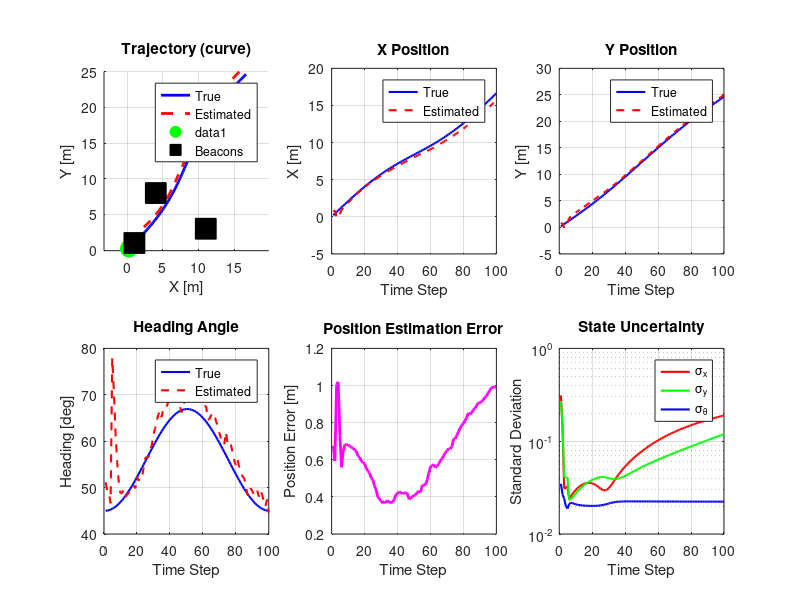
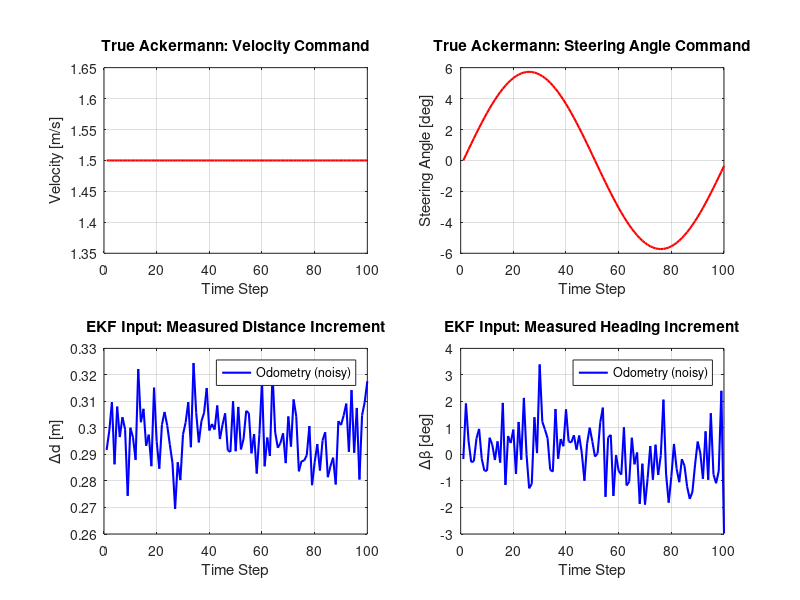

Source code (MATLAB) for these figures, in order:
%% Extended Kalman Filter with Ackermann Model
% Control input: [Δd, Δβ] where Δd is distance traveled and Δβ is heading change
% This is typical for odometry-based systems

clear;
close all;
clc;

%% Vehicle and Simulation Parameters
L = 2.5;                    % Wheelbase length [m]
time_step = 0.2;            % Discrete time step [s]
simulation_time = 20;       % Total simulation time [s]
num_steps = simulation_time / time_step;

%% Define Trajectory
% You can change these to create different trajectories
trajectory_type = 'curve';  % Options: 'linear', 'circular', 'curve'

switch trajectory_type
    case 'linear'
        % Linear trajectory
        velocity_profile = 2.0 * ones(1, num_steps); % Constant 2 m/s
        steering_profile = 0.0 * ones(1, num_steps); % Zero steering
    case 'circular'
        % Circular/Arc trajectory
        velocity_profile = 1.0 * ones(1, num_steps); % Constant 1 m/s
        radius = 5; % 5m radius
        steering_profile = atan(L/radius) * ones(1, num_steps); % Constant steering
    case 'curve'
        % Curved path with varying steering
        velocity_profile = 1.5 * ones(1, num_steps); % Constant 1.5 m/s
        steering_profile = 0.1 * sin(2*pi*(0:num_steps-1)/num_steps); % Sinusoidal steering
end


%% Process Noise (Motion Model Uncertainty)

% For EKF (in odometry space: Δd, Δβ)
process_noise_d = 0.01;      % Distance increment noise [m]
process_noise_beta = 0.02;   % Heading increment noise [rad]
Q = [process_noise_d^2, 0;
     0, process_noise_beta^2];

% Pre-compute standard deviations for efficiency
Q_std = sqrt(diag(Q));

%% Measurement Noise (Sensor Uncertainty)

measurement_noise_std = 0.05;  % Bearing measurement noise [rad]
R = measurement_noise_std^2 * eye(3);  % 3 beacons

% Pre-compute standard deviations for efficiency
R_std = sqrt(diag(R));

%% Beacon Positions
beacons = [
    4  8;   % Beacon 1
    1  1;   % Beacon 2
   11  3    % Beacon 3
];
num_beacons = size(beacons, 1);

%% Initial Conditions

% Initial state: start at origin, heading 45 degrees
true_state = [0; 0; pi/4];  % [x, y, theta]

% Initial state prediction (with error for EKF)
estimated_state = true_state + [0.5; 0.5; 0.1];  % Just deviate a little

% Initial state covariance: with uncertainty for the state vector
P = diag([0.5^2, 0.5^2, 0.1^2]);

%% Variables to show results
true_trajectory = zeros(3, num_steps);
estimated_trajectory = zeros(3, num_steps);
variance_history = zeros(3, num_steps);
control_history = zeros(2, num_steps);

%% Main Simulation Loop

for step = 1:num_steps
    % 1. Simulate ground truth robot motion: Ackermann model with velocity
    % and steering angle as control input, [v, φ]

    % Store previous state to compute actual displacement
    prev_state = true_state;

    % Ackermann model control inputs: velocity (v) and steering angle (φ)
    v = velocity_profile(step);
    phi = steering_profile(step);

    % Ackermann dynamics: compute angular velocity (no noise - perfect execution)
    omega = (v / L) * tan(phi);  % vL/tan(φ)

    % Use trapezoidal method to integrate with more accuracy
    theta_k = true_state(3);
    theta_k1 = theta_k + time_step * omega;

    % Update true state with trapezoidal integration
    true_state = [
        true_state(1) + (time_step / 2) * v * (cos(theta_k) + cos(theta_k1));
        true_state(2) + (time_step / 2) * v * (sin(theta_k) + sin(theta_k1));
        theta_k1
    ];

    %% Compute Odometry Measurements [Δd, Δβ] from true motion - Vectorized
    % This is what the EKF actually observes (with noise)
    state_delta = true_state - prev_state;
    actual_control = [norm(state_delta(1:2)); state_delta(3)];

    % Add odometry measurement noise (vectorized)
    noisy_control = actual_control + Q_std .* randn(2, 1);
    control_history(:, step) = noisy_control;

    true_trajectory(:, step) = true_state;

    %% Generate Measurements (Bearing to each beacon) - Vectorized
    % Compute all bearings at once
    dx_beacons = beacons(:,1) - true_state(1);
    dy_beacons = beacons(:,2) - true_state(2);
    true_bearings = atan2(dy_beacons, dx_beacons);
    relative_bearings = true_bearings - true_state(3);

    % Add measurement noise (using pre-computed R_std)
    measurements = relative_bearings + R_std .* randn(num_beacons, 1);

    % Normalize to [-pi, pi]
    measurements = atan2(sin(measurements), cos(measurements));

    %% EKF PREDICTION STEP
    % Control input: u = [Δd, Δβ]
    delta_d_hat = noisy_control(1);
    delta_beta_hat = noisy_control(2);
    theta_k = estimated_state(3);

    % Compute next heading first
    theta_k1 = theta_k + delta_beta_hat;

    % Predicted state using trapezoidal integration
    predicted_state = [
        estimated_state(1) + (delta_d_hat / 2) * (cos(theta_k) + cos(theta_k1));
        estimated_state(2) + (delta_d_hat / 2) * (sin(theta_k) + sin(theta_k1));
        theta_k1
    ];

    % Compute Jacobian of discrete transition function with respect to state
    % f(x,y,θ) = [x + (Δd/2)*(cos(θ) + cos(θ+Δβ)); y + (Δd/2)*(sin(θ) + sin(θ+Δβ)); θ + Δβ]
    A = [
        1, 0, -(delta_d_hat / 2) * (sin(theta_k) + sin(theta_k1));
        0, 1,  (delta_d_hat / 2) * (cos(theta_k) + cos(theta_k1));
        0, 0,  1
    ];

    % Compute Jacobian with respect to control input u = [Δd, Δβ]
    % For trapezoidal: includes both θ_k and θ_{k+1} terms
    W = [
        0.5 * (cos(theta_k) + cos(theta_k1)),  -0.5 * delta_d_hat * sin(theta_k1);
        0.5 * (sin(theta_k) + sin(theta_k1)),   0.5 * delta_d_hat * cos(theta_k1);
        0,                                      1
    ];

    % Predict covariance
    P_predicted = A * P * A' + W * Q * W';

    %% EKF UPDATE STEP - Vectorized
    % Compute all predicted measurements at once
    dx_pred = beacons(:,1) - predicted_state(1);
    dy_pred = beacons(:,2) - predicted_state(2);
    dist_sq = dx_pred.^2 + dy_pred.^2;

    % Predicted bearings
    predicted_bearings = atan2(dy_pred, dx_pred);
    predicted_measurements = predicted_bearings - predicted_state(3);

    % Normalize to [-pi, pi]
    predicted_measurements = atan2(sin(predicted_measurements), cos(predicted_measurements));

    % Measurement Jacobian (all rows at once)
    H = [dy_pred ./ dist_sq, -dx_pred ./ dist_sq, -ones(num_beacons, 1)];

    % Innovation (measurement residual) with angle normalization
    innovation = measurements - predicted_measurements;
    innovation = atan2(sin(innovation), cos(innovation));

    % Innovation covariance
    S = H * P_predicted * H' + R;

    % Kalman gain
    K = P_predicted * H' / S;

    % Update state estimate
    estimated_state = predicted_state + K * innovation;

    % Normalize theta to [-pi, pi]
    estimated_state(3) = atan2(sin(estimated_state(3)), cos(estimated_state(3)));

    % Update covariance
    P = (eye(3) - K * H) * P_predicted;

    %% Store Results
    estimated_trajectory(:, step) = estimated_state;
    variance_history(:, step) = [P(1,1); P(2,2); P(3,3)];
end

%% Compute Estimation Errors
position_error = sqrt(sum((true_trajectory(1:2,:) - estimated_trajectory(1:2,:)).^2, 1));
angle_error = abs(true_trajectory(3,:) - estimated_trajectory(3,:));

%% Visualization
figure('Name', 'EKF with Ackermann Model (Control: Δd, Δβ)', 'Position', [50 50 1400 900]);

% Plot 1: 2D Trajectory with Beacons
subplot(2,3,1);
hold on; grid on; axis equal;
plot(true_trajectory(1,:), true_trajectory(2,:), 'b-', 'LineWidth', 2, 'DisplayName', 'True');
plot(estimated_trajectory(1,:), estimated_trajectory(2,:), 'r--', 'LineWidth', 2, 'DisplayName', 'Estimated');
plot(true_trajectory(1,1), true_trajectory(2,1), 'go', 'MarkerSize', 12, 'MarkerFaceColor', 'g');
plot(beacons(:,1), beacons(:,2), 'ks', 'MarkerSize', 15, 'MarkerFaceColor', 'k', 'DisplayName', 'Beacons');
xlabel('X [m]'); ylabel('Y [m]');
title(sprintf('Trajectory (%s)', trajectory_type));
legend('Location', 'best');

% Plot 2: X Position
subplot(2,3,2);
plot(true_trajectory(1,:), 'b-', 'LineWidth', 1.5); hold on;
plot(estimated_trajectory(1,:), 'r--', 'LineWidth', 1.5);
xlabel('Time Step'); ylabel('X [m]');
title('X Position'); legend('True', 'Estimated');
grid on;

% Plot 3: Y Position
subplot(2,3,3);
plot(true_trajectory(2,:), 'b-', 'LineWidth', 1.5); hold on;
plot(estimated_trajectory(2,:), 'r--', 'LineWidth', 1.5);
xlabel('Time Step'); ylabel('Y [m]');
title('Y Position'); legend('True', 'Estimated');
grid on;

% Plot 4: Heading Angle
subplot(2,3,4);
plot(rad2deg(true_trajectory(3,:)), 'b-', 'LineWidth', 1.5); hold on;
plot(rad2deg(estimated_trajectory(3,:)), 'r--', 'LineWidth', 1.5);
xlabel('Time Step'); ylabel('Heading [deg]');
title('Heading Angle'); legend('True', 'Estimated');
grid on;

% Plot 5: Position Error
subplot(2,3,5);
plot(position_error, 'm-', 'LineWidth', 2);
xlabel('Time Step'); ylabel('Position Error [m]');
title('Position Estimation Error');
grid on;

% Plot 6: Covariance
subplot(2,3,6);
semilogy(sqrt(variance_history(1,:)), 'r-', 'LineWidth', 1.5); hold on;
semilogy(sqrt(variance_history(2,:)), 'g-', 'LineWidth', 1.5);
semilogy(sqrt(variance_history(3,:)), 'b-', 'LineWidth', 1.5);
xlabel('Time Step'); ylabel('Standard Deviation');
title('State Uncertainty');
legend('\sigma_x', '\sigma_y', '\sigma_\theta');
grid on;

%% Control Input Visualization
figure('Name', 'Control Inputs', 'Position', [100 100 1000 800]);

% True Ackermann control inputs [v, φ]
subplot(2,2,1);
plot(velocity_profile, 'r-', 'LineWidth', 1.5);
xlabel('Time Step'); ylabel('Velocity [m/s]');
title('True Ackermann: Velocity Command');
grid on;

subplot(2,2,2);
plot(rad2deg(steering_profile), 'r-', 'LineWidth', 1.5);
xlabel('Time Step'); ylabel('Steering Angle [deg]');
title('True Ackermann: Steering Angle Command');
grid on;

% Odometry measurements (what EKF sees) [Δd, Δβ]
subplot(2,2,3);
plot(control_history(1,:), 'b-', 'LineWidth', 1.5);
xlabel('Time Step'); ylabel('Δd [m]');
title('EKF Input: Measured Distance Increment');
legend('Odometry (noisy)'); grid on;

subplot(2,2,4);
plot(rad2deg(control_history(2,:)), 'b-', 'LineWidth', 1.5);
xlabel('Time Step'); ylabel('Δβ [deg]');
title('EKF Input: Measured Heading Increment');
legend('Odometry (noisy)'); grid on;

%% Display Statistics
fprintf('\n========== EKF with Ackermann Model - Results ==========\n');
fprintf('True Dynamics:          Ackermann [v, φ]\n');
fprintf('EKF Control Input:      Odometry [Δd, Δβ]\n');
fprintf('Trajectory Type:        %s\n', trajectory_type);
fprintf('Wheelbase (L):          %.2f m\n', L);
fprintf('Time Step:              %.2f s\n', time_step);
fprintf('Simulation Time:        %.2f s\n', simulation_time);
fprintf('Number of Steps:        %d\n', num_steps);
fprintf('\nFinal Position Error:   %.3f m\n', position_error(end));
fprintf('Mean Position Error:    %.3f m\n', mean(position_error));
fprintf('Max Position Error:     %.3f m\n', max(position_error));
fprintf('Final Angle Error:      %.3f deg\n', rad2deg(angle_error(end)));
fprintf('\nFinal Std Dev (x):      %.4f m\n', sqrt(variance_history(1,end)));
fprintf('Final Std Dev (y):      %.4f m\n', sqrt(variance_history(2,end)));
fprintf('Final Std Dev (theta):  %.4f rad\n', sqrt(variance_history(3,end)));
fprintf('=======================================================\n\n');
